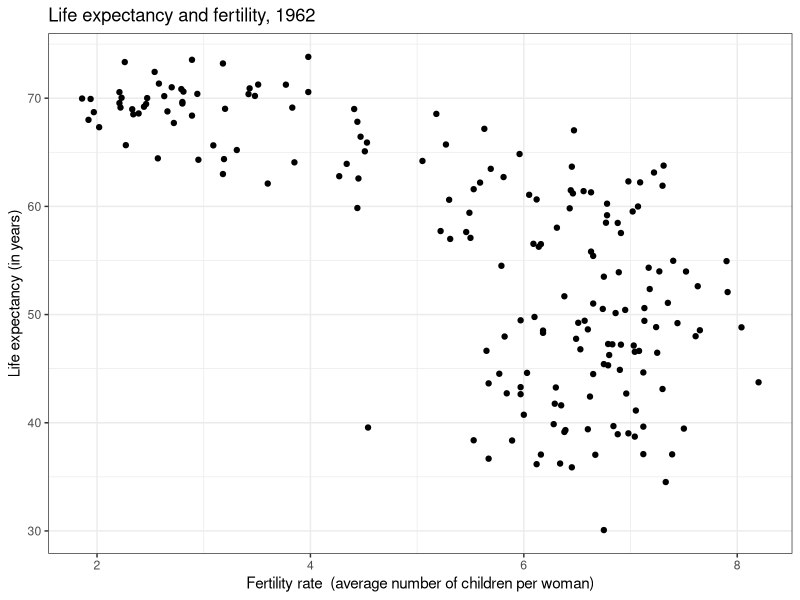
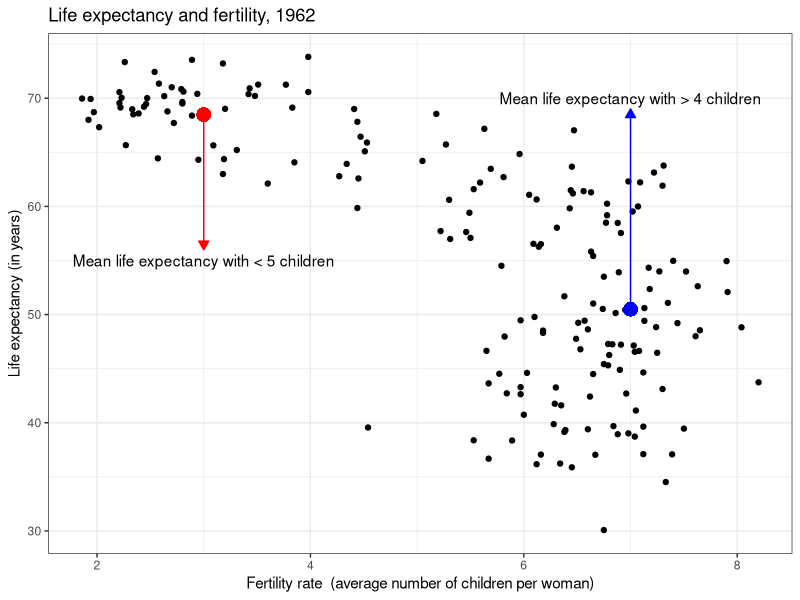
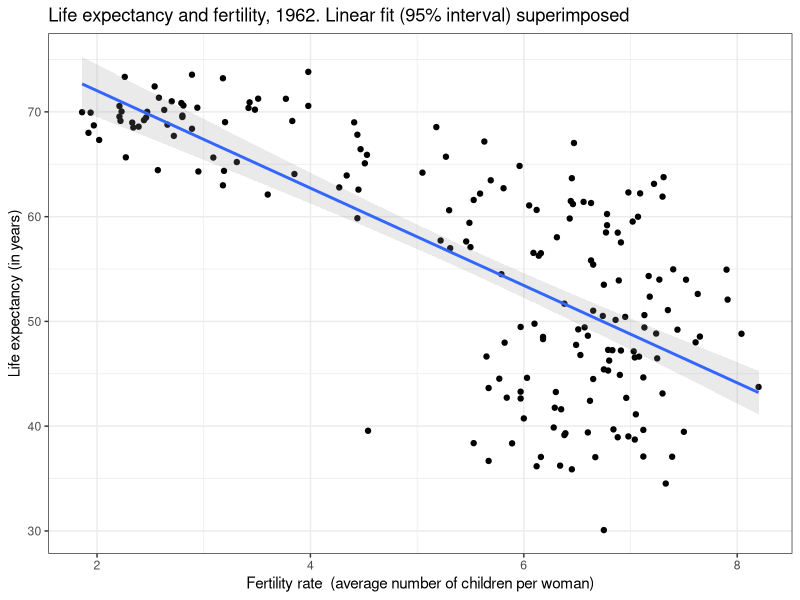
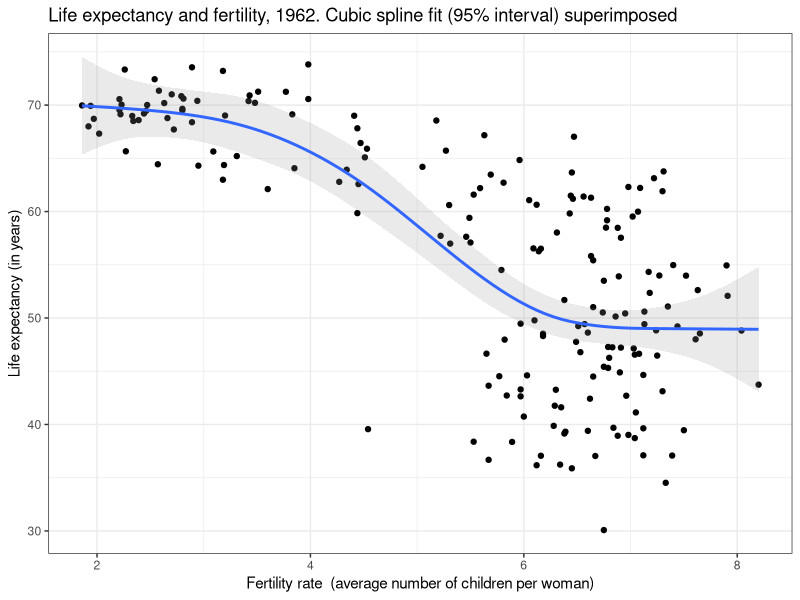
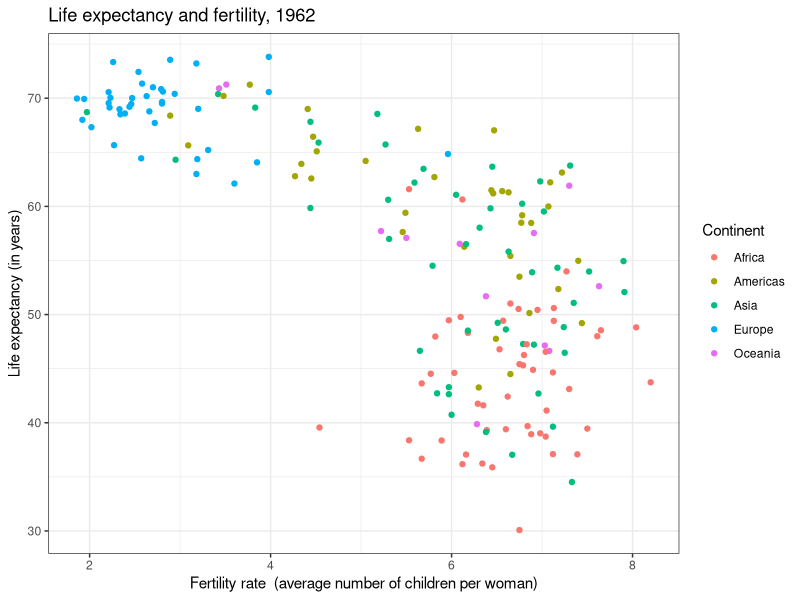
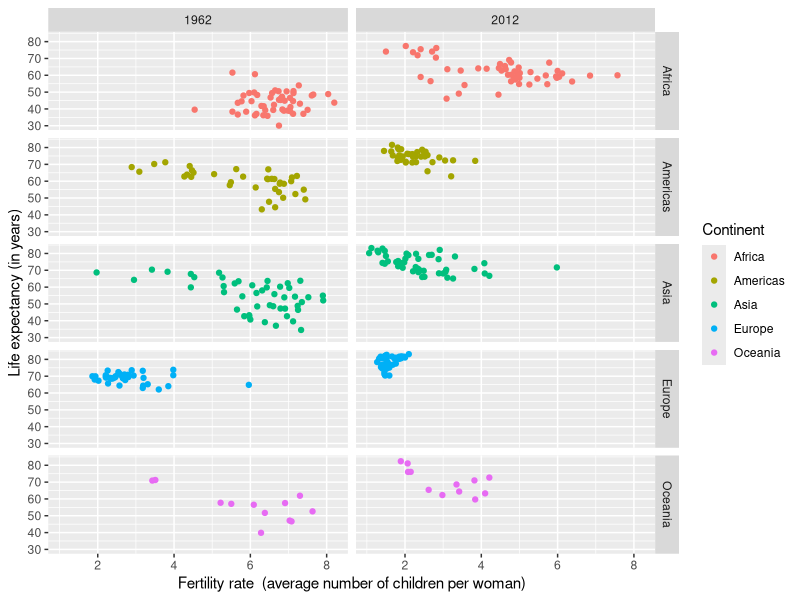
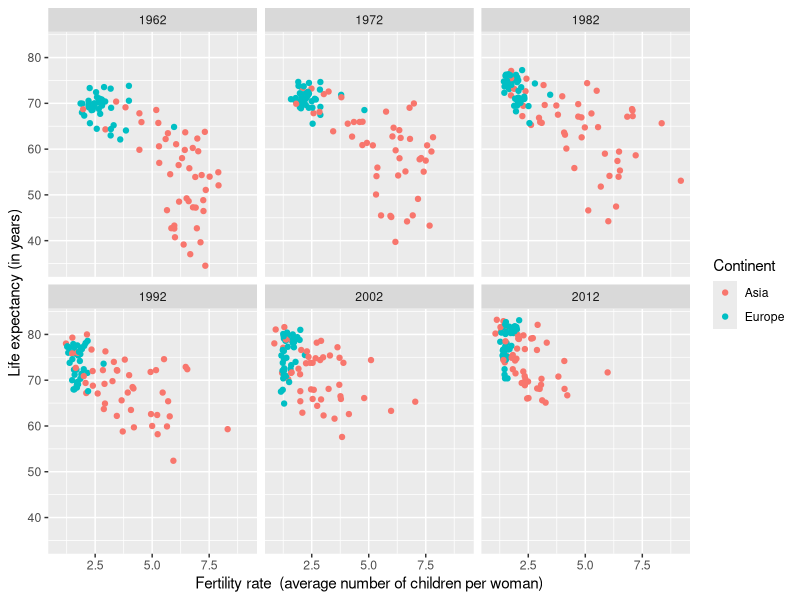
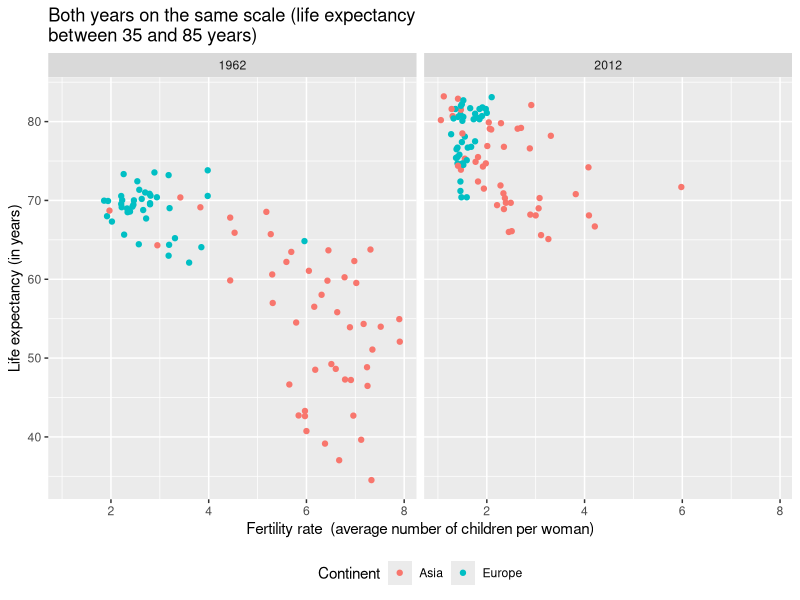

Source code (R) for these figures, in order:
# Foundation Fortnight

# Session:  Descriptive Statistics 
 
# Date:     23/09/2022

#####################################


# Required packages

#install.packages(c("tidyverse", "dslabs", "tikzDevice","cowplot","ggridges"))

library(tidyverse)
library(dslabs) # loads the R package containing the data
library(kableExtra)

####################### Part 1  ############################################### 


######################################

#Load the data
data(gapminder) 

#The View commmand can be used to see the row datadata
View(gapminder)

gapminder %>% as_tibble()
# as_tibble converts matrices and lists to Data Frames

# The following commands subsets the dataframe gapminder, i.e. selects
# rows using 'filter' and columns using 'select' that satisfied a set of conditions: 
# Select  columns 'country' and 'infant_mortality', and rows for which the 
# variable year takes the value 2015 and the variable
# country takes e.g. the value Sri Lanka or Turkey

gapminder %>% filter(year==2015 & country %in% c("Sri Lanka","Turkey")) %>% select(country,infant_mortality)
gapminder %>% filter(year==2015 & country %in% c("Poland","South Korea")) %>% select(country,infant_mortality)
gapminder %>% filter(year==2015 & country %in% c("Malaysia","Russia")) %>% select(country,infant_mortality)
gapminder %>% filter(year==2015 & country %in% c("Thailand","South Africa")) %>% select(country,infant_mortality)

# Q: Which are the countries with the lowest and highest infant mortality 
#  for 1960
# One way to do that is to use the function arrange

gapminder %>% filter(year==1960 & !is.na(infant_mortality)) %>% select(country,infant_mortality) %>% arrange(infant_mortality)

# Or we can get this directly using 

gapminder %>% 
  group_by(year) %>%
  filter(year==1960 & !is.na(infant_mortality)) %>%
  summarize(min = min(infant_mortality),
            rank=which.min(infant_mortality),
            country_min = country[rank]) %>%
  select(year, country_min, min)


# To plot Life expectancy against Fertility rate we use the graphical device
# geom_point suggests that it is a scatterplot that is to be plotted 
# the aprt in the front subsets conditions of rows of gapminder
data(gapminder)
pl=gapminder %>% filter(year==1962) %>% ggplot(aes(fertility,life_expectancy)) + geom_point() + theme_bw() +
  labs(x="Fertility rate  (average number of children per woman)",
       y="Life expectancy (in years)",
       title="Life expectancy and fertility, 1962")
pl

# NOTE: In ggplot
# The first part, gapminder %>%, denotes the data to be used
# the ggplot calls an image object
# aes (aesthetics referring to variables) are the variables we wish to visualise
# Then we add 'layers', that is we state how the variables are to be visualised
# E.g. geom_point, geom_line etc


# Then highlight the mean expectancy for:
# a) fertility rate <4.5
# b) fertility rate >4.5
# Then annotate them in the graph
# In the function 'annotate', x and y are coordinates in the graph we wish to 
# add the text

pl+geom_point(
  aes(
    x=3,
    y=gapminder %>% filter(year==1962 & fertility<=4.5) %>% summarise(mean(life_expectancy)) %>% as.numeric()
  ),col="red",size=4
) + geom_point(
  aes(
    x=7,
    y=gapminder %>% filter(year==1962 & fertility>4.5) %>% summarise(mean(life_expectancy)) %>% as.numeric()
  ),col="blue",size=4
) + 
  annotate("text",x=3,y=55,label="Mean life expectancy with < 5 children") +
  annotate("text",x=7,y=70,label="Mean life expectancy with > 4 children") + 
  annotate("segment", 
           x=3,
           xend=3, 
           y=gapminder %>% filter(year==1962 & fertility<=4.5) %>% summarise(mean(life_expectancy)) %>% as.numeric(),
           yend=56, 
           arrow=arrow(length=unit(.25,"cm"),type="closed"),color="red") +
  annotate("segment", 
           x=7,
           xend=7, 
           y=gapminder %>% filter(year==1962 & fertility>4.5) %>% summarise(mean(life_expectancy)) %>% as.numeric(),
           yend=69, 
           arrow=arrow(length=unit(.25,"cm"),type="closed"),color="blue")

# Add linear regression line through the points
pl+geom_smooth(aes(fertility,life_expectancy),alpha=.2,method="lm",formula="y~x") +
  labs(title="Life expectancy and fertility, 1962. Linear fit (95% interval) superimposed")

# Or consider a non-linear relationship...
pl+geom_smooth(aes(fertility,life_expectancy),alpha=.2,method="gam") +
  labs(title="Life expectancy and fertility, 1962. Cubic spline fit (95% interval) superimposed")


# We can colour differently certain points in the graphs
# using the color function within the ggplot function
# Here we use different colour for continent (which is a variable in our data)
gapminder %>% filter(year==1962) %>% ggplot(aes(fertility,life_expectancy,color=continent)) + geom_point() + theme_bw() +
  labs(x="Fertility rate  (average number of children per woman)",y="Life expectancy (in years)",title="Life expectancy and fertility, 1962",
       color="Continent") 

# Consider a longer time-period and present the information by year and continent in 'panels'  

gapminder %>% filter(year %in% c(1962,2012)) %>% 
  ggplot(aes(fertility,life_expectancy,col=continent)) + 
  geom_point() + 
  facet_grid(continent~year) +
  labs(x="Fertility rate  (average number of children per woman)",y="Life expectancy (in years)",color="Continent")


# We now only wish to consider Asia and Europe comparisons over time
# As before we use different colour
# The command ''facet_wrap' creates different panels for each year (we have already filtered the years)
gapminder %>% filter(year %in% c(1962,1972,1982,1992,2002,2012),continent %in% c("Asia","Europe")) %>% 
  ggplot(aes(fertility,life_expectancy,col=continent)) + 
  geom_point() + 
  facet_wrap(~year) +
  labs(x="Fertility rate  (average number of children per woman)",y="Life expectancy (in years)",color="Continent")




# We can use the same scale on the y axis for the two graphs
p1=gapminder %>% filter(year %in% c(1962,2012),continent %in% c("Asia","Europe")) %>% 
  ggplot(aes(fertility,life_expectancy,col=continent)) + 
  geom_point() + 
  facet_wrap(~year) +
  labs(x="Fertility rate  (average number of children per woman)",y="Life expectancy (in years)",color="Continent",
       title="Both years on the same scale (life expectancy \nbetween 35 and 85 years)")+
  theme(legend.position = "bottom")
p1

# Or a different scale (with the option below 'scales="free" ')

p2=gapminder %>% filter(year %in% c(1962,2012),continent %in% c("Asia","Europe")) %>% 
  ggplot(aes(fertility,life_expectancy,col=continent)) + 
  geom_point() + 
  facet_wrap(~year,scales="free") +
  labs(x="Fertility rate  (average number of children per woman)",y="Life expectancy (in years)",color="Continent",
       title="Year-specific scaling (life expectancy between \n35 and 75 years in 1962 and between 65 and 85 in 2012)")+
  theme(legend.position = "bottom")
p2

# The result can be deceiving if we don't consider the same scale

library(cowplot)
# The function plot_grid  can be used to combine two graphs obtained from ggplot
# here setting the, side by side, nrow=2
plot_grid(p1,NULL,p2,nrow=1,rel_widths=c(4,.05,4))




# Draw time series, i.e consider points for life expectancy/fertility rate against time and 
# join them by a line using geom_line
#

# We can add labels to the graph and add them at the desired (x,y) coordinates
# Here we wish to add the names 'South Korea' and 'Germany' 
labels=data.frame(country=c("South Korea","Germany"),x=c(1975,1965),y=c(60,72))


p1=gapminder %>% filter(country %in% c("Germany","South Korea")) %>% 
  ggplot(aes(year,life_expectancy,col=country))+
  geom_line(size=1.1)+
  geom_text(data=labels,aes(x,y,label=country),size=5)+
  labs(x="Year",y="Life expectancy (in years)",title="Life expectancy (in year) over time for Germany and South Korea") + 
  theme_bw() +
  theme(legend.position = "none") 


p2=gapminder %>% filter(country %in% c("Germany","South Korea") & !is.na(fertility)) %>% 
  ggplot(aes(year,fertility,col=country)) + 
  geom_line(size=1.1) + 
  labs(x="Year",y="Fertility rate",title="Fertility rate over time for Germany and South Korea",color="Country") +
  theme_bw()


# Note that for the first graph we don't use auto-generated labels
# theme(legend.position = "none") 
# but instead we define them and add them manually on the graph
# using geom_text(data=labels,aes(x,y,label=country),size=5)


plot_grid(p1,NULL,p2,nrow=1,rel_widths=c(4,.05,4))

####################### Part 2  ############################################### 


# Histogram using the function 'geom_histogram'

gapminder=gapminder %>% mutate(dollars_per_day=gdp/population/365) 
# function 'mutate' adds new variables tot he data.frame


gapminder %>% filter(year==1970 & !is.na(gdp)) %>% 
  ggplot(aes(dollars_per_day))+
  geom_histogram(binwidth=1,color="black")+
  theme_bw() +
  labs(x="Dollars per day",y="Absolute frequency",title="Histogram of daily income, 1970 (bins of $1)") +
  annotate("text",x=15,y=28,label="Most countries have daily average income < $10") + 
  annotate("segment", 
           x=15,
           xend=5, 
           y=27,
           yend=18, 
           arrow=arrow(length=unit(.25,"cm"),type="closed"),color="red") + 
  annotate("text",x=35,y=10,label="There is a long tail of countries with larger incomes") +
  annotate("segment", 
           x=40,
           xend=35, 
           y=9,
           yend=3, 
           arrow=arrow(length=unit(.25,"cm"),type="closed"),color="blue")


# Use wider bin width
gapminder %>% filter(year==1970 & !is.na(gdp)) %>% 
  ggplot(aes(dollars_per_day))+
  geom_histogram(binwidth=5,color="black")+
  theme_bw() +
  labs(x="Dollars per day",y="Absolute frequency",title="Histogram of daily income, 1970 (bins of $5)") 

# Or transform the variable to be displayed, her using the log with base 2
gapminder %>% filter(year==1970 & !is.na(gdp)) %>% 
  ggplot(aes(log2(dollars_per_day)))+
  geom_histogram(binwidth=1,color="black")+
  theme_bw() +
  labs(x=expression(paste("Dollars per day (",log[2]," scale)")),y="Absolute frequency",title="Histogram of daily income, 1970") 


# Presenting descriptive statistics

#Here we present means a median for a subset of data

gapminder %>% filter(year==1970 & !is.na(gdp)) %>% 
  summarise(mean=mean(dollars_per_day),median=median(dollars_per_day))


# Or we can produce a plot as before and display descriptives on the plot by 
# adding additional layers (geom_vline)
gapminder %>% filter(year==1970 & !is.na(gdp)) %>% 
  ggplot(aes(dollars_per_day))+
  geom_histogram(binwidth=1,color="black")+
  theme_bw() +
  geom_vline(aes(xintercept=mean(dollars_per_day),color="Mean"),linetype=2,size=1.5) + 
  geom_vline(aes(xintercept=median(dollars_per_day),color="Median"),linetype=2,size=1.5) + 
  scale_color_manual(name = "",values=c(Median="blue",Mean="red")) +
  labs(x="Dollars per day",y="Absolute frequency",title="Histogram of daily income, 1970 (bins of $1)") + 
  theme(legend.position=c(.75,.9),legend.text=element_text(size=10))


############################ Part 3 #####################################################

# Utility function to create the explanation of the boxplot
ggplot_box_legend <- function(family = "serif"){
  # Create data to use in the boxplot legend:
  set.seed(100)
  
  sample_df <- data.frame(parameter = "test",
                          values = sample(500))
  
  # Extend the top whisker a bit:
  sample_df$values[1:100] <- 701:800
  # Make sure there's only 1 lower outlier:
  sample_df$values[1] <- -350
  
  # Function to calculate important values:
  ggplot2_boxplot <- function(x){
    quartiles <- as.numeric(quantile(x,
                                     probs = c(0.25, 0.5, 0.75)))
    names(quartiles) <- c("25th percentile",
                          "50th percentile (median)",
                          "75th percentile")
    IQR <- diff(quartiles[c(1,3)])
    upper_whisker <- max(x[x < (quartiles[3] + 1.5 * IQR)])
    lower_whisker <- min(x[x > (quartiles[1] - 1.5 * IQR)])
    
    upper_dots <- x[x > (quartiles[3] + 1.5*IQR)]
    lower_dots <- x[x < (quartiles[1] - 1.5*IQR)]
    
    return(list("quartiles" = quartiles,
                "25th percentile" = as.numeric(quartiles[1]),
                "50th percentile (median)" = as.numeric(quartiles[2]),
                "75th percentile" = as.numeric(quartiles[3]),
                "IQR" = IQR,
                "upper_whisker" = upper_whisker,
                "lower_whisker" = lower_whisker,
                "upper_dots" = upper_dots,
                "lower_dots" = lower_dots))
  }
  
  # Get those values:
  ggplot_output <- ggplot2_boxplot(sample_df$values)
  
  # Lots of text in the legend, make it smaller and consistent font:
  update_geom_defaults("text",
                       list(size = 3,
                            hjust = 0,
                            family = family))
  # Labels don't inherit text:
  update_geom_defaults("label",
                       list(size = 3,
                            hjust = 0,
                            family = family))
  
  # Create the legend:
  # The main elements of the plot (the boxplot, error bars, and count)
  # are the easy part.
  # The text describing each of those takes a lot of fiddling to
  # get the location and style just right:
  explain_plot <- ggplot() +
    stat_boxplot(data = sample_df,
                 aes(x = parameter, y=values),
                 geom ='errorbar', width = 0.3) +
    geom_boxplot(data = sample_df,
                 aes(x = parameter, y=values),
                 width = 0.3, fill = "lightgrey") +
    #geom_text(aes(x = 1, y = 950, label = "500"), hjust = 0.5) +
    #geom_text(aes(x = 1.17, y = 950,
    #              label = "Number of values"),
    #          fontface = "bold", vjust = 0.4) +
    theme_minimal(base_size = 5, base_family = family) +
    geom_segment(aes(x = 2.5, xend = 2.5,
                     y = ggplot_output[["25th percentile"]],
                     yend = ggplot_output[["75th percentile"]])) +
    geom_segment(aes(x = 1.2, xend = 2.5,
                     y = ggplot_output[["25th percentile"]],
                     yend = ggplot_output[["25th percentile"]])) +
    geom_segment(aes(x = 1.2, xend = 2.5,
                     y = ggplot_output[["75th percentile"]],
                     yend = ggplot_output[["75th percentile"]])) +
    geom_text(aes(x = 2.6, y = ggplot_output[["50th percentile (median)"]]),
              label = "Interquartile\nrange", fontface = "bold",
              vjust = 0.4) +
    geom_text(aes(x = c(1.17,1.17),
                  y = c(ggplot_output[["upper_whisker"]],
                        ggplot_output[["lower_whisker"]]),
                  label = c("Largest value within 1.5 times\ninterquartile range above\n75th percentile",
                            "Smallest value within 1.5 times\ninterquartile range below\n25th percentile")),
              fontface = "bold", vjust = 0.9) +
    geom_text(aes(x = c(1.17),
                  y =  ggplot_output[["lower_dots"]],
                  label = "Outside value"),
              vjust = 0.5, fontface = "bold") +
    geom_text(aes(x = c(2),
                  y =  ggplot_output[["lower_dots"]],
                  label = "Value is > 1.5 times and"),
              vjust = 0.5) +
    geom_text(aes(x = 1.17,
                  y = ggplot_output[["lower_dots"]],
                  label = "< 3 times the interquartile range\nbeyond either end of the box"),
              vjust = 1.5) +
    geom_label(aes(x = 1.17, y = ggplot_output[["quartiles"]],
                   label = names(ggplot_output[["quartiles"]])),
               vjust = c(0.4,0.4,0.4),
               fill = "white", label.size = 0) +
    ylab("") + xlab("") +
    theme(axis.text = element_blank(),
          axis.ticks = element_blank(),
          panel.grid = element_blank(),
          aspect.ratio = 4/3,
          plot.title = element_text(hjust = 0.5, size = 13,face="bold")) +
    coord_cartesian(xlim = c(1.4,3.1), ylim = c(-600, 900)) +
    labs(title = "How does a boxplot work?") 
  
  return(explain_plot)
  
}

# Create the explainer
explainer=ggplot_box_legend("sans")
explainer

# Makes the data & creates the Boxplot
gapminder=gapminder %>% 
  mutate(group=case_when(
    region %in% c("Western Europe","Northern Europe","Southern Europe","Northern America","Australia and New Zealand")~"West",
    region %in% c("Eastern Asia","South-Eastern Asia")~"East Asia",
    region %in% c("Caribbean","Central America","South America")~"Latin America",
    continent=="Africa" & region != "Northern Africa"~"Sub-Saharan",
    TRUE~"Others"
  ))
gapminder=gapminder %>% mutate(group=factor(group,levels=c("Others","Latin America","East Asia","Sub-Saharan","West")))
p=gapminder %>% filter(year==1970, !is.na(gdp)) %>% 
  ggplot(aes(group,dollars_per_day))+
  geom_boxplot()+
  scale_y_continuous(trans="log2") +
  theme(axis.text.x=element_text(angle=90,hjust=1)) +
  labs(x="",y=expression(paste("Dollars per day (",log[2]," scale)")),title=expression(paste("Boxplot of the distribution of the median daily income(",log[2]," scale, in $) by aggregated region, 1970"))) + 
  theme_bw()

# Arranges the two plots
library(cowplot)
plot_grid(p,NULL,explainer,nrow=1,rel_widths=c(3,.1,2.2))

# We coud also show the points in the boxplots by adding a layer
p+geom_point(alpha=.5)


gapminder %>% filter(year==1970,!is.na(dollars_per_day)) %>% 
  ggplot(aes(dollars_per_day,group))+
  scale_x_continuous(trans="log2") +
  labs(y="Aggregated region",x=expression(paste("Dollars per day (",log[2]," scale)")),title=expression(paste("Ridgeplot of the distribution of the median daily income (",log[2]," scale)"," \n by aggregated region, 1970")) ) + 
  theme_bw() +
  ggridges::geom_density_ridges(jittered_points=TRUE)


# Without using the log(2) scale and with additional annotation

gapminder %>% filter(year==1970,!is.na(dollars_per_day)) %>% 
  ggplot(aes(dollars_per_day,group))+
  scale_x_continuous() +
  labs(y="Aggregated region",x="Dollars per day",title="Ridgeplot of the distribution of the median daily income (natural scale, in $) \nby aggregated region, 1970") + 
  theme_bw() +
  ggridges::geom_density_ridges(jittered_points=TRUE) + 
  annotate("text",
           x=gapminder %>% filter(year==1970,!is.na(dollars_per_day),group=="East Asia") %>% arrange(desc(dollars_per_day)) %>% slice(1) %>% 
             pull(dollars_per_day),
           y=3,
           label=gapminder %>% filter(year==1970,!is.na(dollars_per_day),group=="East Asia") %>% arrange(desc(dollars_per_day)) %>% slice(1) %>% 
             pull(country),
           size=4,vjust=-2
  ) + 
  annotate("text",
           x=gapminder %>% filter(year==1970,!is.na(dollars_per_day),group=="West") %>% arrange((dollars_per_day)) %>% slice(1) %>% 
             pull(dollars_per_day),
           y=5,
           label=gapminder %>% filter(year==1970,!is.na(dollars_per_day),group=="West") %>% arrange((dollars_per_day)) %>% slice(1) %>% 
             pull(country),
           size=4,vjust=-2
  ) + 
  annotate("text",
           x=gapminder %>% filter(year==1970,!is.na(dollars_per_day),group=="Latin America") %>% arrange(desc(dollars_per_day)) %>% slice(1) %>% 
             pull(dollars_per_day),
           y=2,
           label=gapminder %>% filter(year==1970,!is.na(dollars_per_day),group=="Latin America") %>% arrange(desc(dollars_per_day)) %>% slice(1) %>% 
             pull(country),
           size=4,vjust=-2
  ) 



country1=gapminder %>% filter(year==1970,!is.na(dollars_per_day)) %>% pull(country)
country2=gapminder %>% filter(year==1985,!is.na(dollars_per_day)) %>% pull(country)
country3=gapminder %>% filter(year==2000,!is.na(dollars_per_day)) %>% pull(country)
country4=gapminder %>% filter(year==2010,!is.na(dollars_per_day)) %>% pull(country)
list_country=intersect(intersect(intersect(country1,country2),country3),country4)
gapminder %>% filter(year %in% c(1970,1985,2000,2010),country %in% list_country) %>% mutate(year=factor(year)) %>% 
  ggplot(aes(group,dollars_per_day,fill=year))+
  geom_boxplot()+
  scale_y_continuous(trans="log2")+
  theme(axis.text.x=element_text(angle=90,hjust=1)) +
  labs(x="",y=expression(paste("Dollars per day (",log[2]," scale)")),title=expression(paste("Boxplot of the distribution of the daily income (",log[2]," (scale, in $)", "\n by aggregated region, selected years"))) + 
  theme_bw() +
  scale_fill_discrete(name = "Year")


# Make a similar plot like the one we saw in the beginning with added features!
gapminder %>% filter(year==2010) %>%  ggplot()+geom_point(aes(fertility,life_expectancy,size=dollars_per_day,color=group))+
  scale_size_continuous(breaks=c(0,2,4,8,16,32)) +
  theme_bw() +
  labs(x="Fertility rate (average number of children per woman",y="Life expectancy (in years)",title="Life expectancy and fertility by daily income (in \\$) and geographical area, 2010",color="Geographical group",size="Daily income (\\$)")




# Confounding

defaultW <- getOption("warn") 
options(warn = -1) 

options(warn = defaultW)

library(kableExtra,quietly = TRUE)


tab=tibble(Exposure=c("Exposed","Not exposed"),
           Disease=c(81,28),
           `No disease`=c(29,182),
           Risk=c("=81/(81+29)=0.7364","=28/(28+182)=0.1333"))

tab %>% kable(align=c("l","r","r","c")) %>% kable_classic() %>% kable_styling(full_width = F)



options(knitr.kable.NA = '')
tab=tibble(
  Disease=c(1,20,80,8),
  `No disease`=c(9,180,20,2),
  Sex=c(rep("M",2),rep("F",2)),
  Exposure=rep(c("Exposed","Non exposed"),2)
)

tab %>% filter(Sex=="M") %>% select(ExposureM=Exposure,DiseaseM=Disease,NodiseaseM=`No disease`) %>% 
  mutate(RiskM=DiseaseM/(DiseaseM+NodiseaseM)) %>% 
  bind_cols(
    tab %>% filter(Sex=="F") %>% select(Exposure,Disease,`No disease`) %>% mutate(RiskF=Disease/(Disease+`No disease`))
  ) %>% select(c(1,2,3,4,6,7,8)) %>% add_row(ExposureM="Relative risk",RiskM=1,RiskF=1) %>% 
  kable(col.names=c("Exposure","Disease","No disease","Risk","Disease","No disease","Risk")) %>% 
  kable_classic() %>% kable_styling(full_width = F) %>% 
  add_header_above(c("","Sex=Male"=3,"Sex=Female"=3)) %>% row_spec(2, extra_css = "border-bottom: 2px solid")

           
tab %>% filter(Sex=="M") %>% select(ExposureM=Exposure,DiseaseM=Disease,NodiseaseM=`No disease`) %>% 
  mutate(RiskM=DiseaseM/(DiseaseM+NodiseaseM)) %>% 
  bind_cols(
    tab %>% filter(Sex=="F") %>% select(Exposure,Disease,`No disease`) %>% mutate(RiskF=Disease/(Disease+`No disease`))
  ) %>% select(c(1,2,3,4,6,7,8)) %>% add_row(ExposureM="Relative risk",RiskM=1,RiskF=1) %>% 
  kable(col.names=c("Exposure","Disease","No disease","Risk","Disease","No disease","Risk")) %>% 
  kable_classic() %>% kable_styling(full_width = F) %>% 
  add_header_above(c("","Sex=Male"=3,"Sex=Female"=3)) %>% row_spec(2, extra_css = "border-bottom: 2px solid")

###############################

#Another example on Confounding


# We need to be careful to take summary/descriptive statistics or visualisation at face value!    

#There are many classical examples of "confounding" in many applications    

# "Effects" can be masked/modified by variables that we do not observe    

#  Phenomena such as **"Simpson's Paradox"**: exposure to a health condition is not 
#  bad for men and is not bed for women. But it's bad when we observe the whole population


# Consider the Berkeley admission data example

# 1973 Applications and admissions to 6 different programmes   

## Berkeley example


library(kableExtra,quietly = TRUE)

data(admissions)


# You can se the data using View function
# For example there were 	825 male applicants for program A	and 62% were admited
View(admissions)

# The aim of this analysis is to explore whether admission 
# is associated to gender and whether program of admission is a confounder in 
# the of the relationship between gender and  admission outcome


#Some data-manipulations and summaries

tab= admissions %>% filter(gender=="men") %>% 
  select(major=major,admittedM=admitted,applicantM=applicants) %>% 
  bind_cols(admissions %>% filter(gender=="women") %>% select(-c(major,gender))) 

tab=tab %>% add_row(major="Total",
                    admittedM=admissions %>% group_by(gender) %>% summarise(sum(admitted*(applicants)/sum(applicants))) %>% 
                      filter(gender=="men") %>% pull(2) %>% round(0),
                    applicantM=admissions %>% group_by(gender) %>% summarise(sum(applicants)) %>% filter(gender=="men") %>% pull(2),
                    admitted=admissions %>% group_by(gender) %>% summarise(sum(admitted*(applicants)/sum(applicants))) %>% 
                      filter(gender=="women") %>% pull(2) %>% round(0),
                    applicants=admissions %>% group_by(gender) %>% summarise(sum(applicants)) %>% filter(gender=="women") %>% pull(2)
)


tab %>% 
  kable(col.names=c("Programme","% Admitted","Applicants","% Admitted","Applicants")) %>% 
  kable_classic() %>% kable_styling(full_width = F) %>% 
  add_header_above(c("","Sex=Male"=2,"Sex=Female"=2)) %>% row_spec(6, extra_css = "border-bottom: 2px solid")


# At a glance the table above shows that the overall admission rate is much higher
# for males than females (45% vs 30%)

# Is there evidence for gender discrimination here?

# Having a closer look at the table above we can see that:

#  the percentage of admitted applicants is higher for females than males
#  in 4 out of 6 programs (A, B, D and F)!!! 


admissions=admissions %>% as_tibble() %>% mutate(sex=case_when(gender=="men"~"M",TRUE~"F")) 

admissions %>% ggplot(aes(major,admitted,col=sex,size=applicants))+geom_point() + 
  scale_size_continuous(name="Applicants") +
  scale_color_discrete(name = "Gender", labels = c("Women","Men")) +
  theme_bw() + labs(x="Programme",y="Percentage admission")


#######

# We then check the proportions of applicants that apply to each program separately  
# for men and women 

tab=admissions %>% filter(gender=="men") %>%  mutate(percent=round(applicants/sum(applicants),2)*100)  %>%  
  select(major=major,applicantM=applicants,percentM=percent) %>% 
  bind_cols(admissions %>% filter(gender=="women")  %>% mutate(percent=round(applicants/sum(applicants),2)*100)  %>%  
              select(applicantF=applicants,percentF=percent))  

tab %>% 
  kable(col.names=c("Programme","Applicants", "%","Applicants", "%")) %>% 
  kable_classic() %>% kable_styling(full_width = F) %>% 
  add_header_above(c("","Sex=Male"=2,"Sex=Female"=2)) %>% row_spec(6, extra_css = "border-bottom: 2px solid")


# The proportions differ substantially. For example in program A 31% of the male 
# applicants applied, but only 6% of the female applicants. 
# Conversely, in program E 7% of the male applicants applied but 21% of the females


# Consequently gender seems to be associated to the program of admission.  

###########

# We then check the percentage of admitted applicants regardless of gender  

tab=admissions %>% filter(gender=="men") %>%  mutate(percent=applicants/sum(applicants))  %>%  
  select(major=major,admittedM=admitted, applicantM=applicants,percentM=percent) %>% 
  bind_cols(admissions %>% filter(gender=="women")  %>% mutate(percent=applicants/sum(applicants))  %>%  
              select(admittedF=admitted,applicantF=applicants,percentF=percent)) %>%
  mutate(total_admission=applicantM+applicantF, total_percent=round((admittedM*applicantM+admittedF*applicantF)/total_admission),2)%>% 
  select(major, applicants=total_admission, admitted=total_percent)


tab

tab %>% 
  kable(col.names=c("Programme","Applicants", "Admitted %")) %>% 
  kable_classic() %>% kable_styling(full_width = F) %>%
  row_spec(6, extra_css = "border-bottom: 2px solid")

# The  admission rate seem to be associated is associated to 'Programme'


# In epidemiological terms, 'Program of Study' satisfies two key conditions to 
# be a confounder in the relationship between gender (exposure) and admission (outcome)
# because:

# 1) It associates to outcome (probability of admission)
# 2) Associates to the exposure (gender)


# In summary,   

# For most programmes, the admission rates are very similar for men and women    
# In the two least selective programmes (A and B), women tend to get higher admission rates    
# **BUT**: they also tend to apply much less!
# This drives the overall averages up for men 
  

###########
